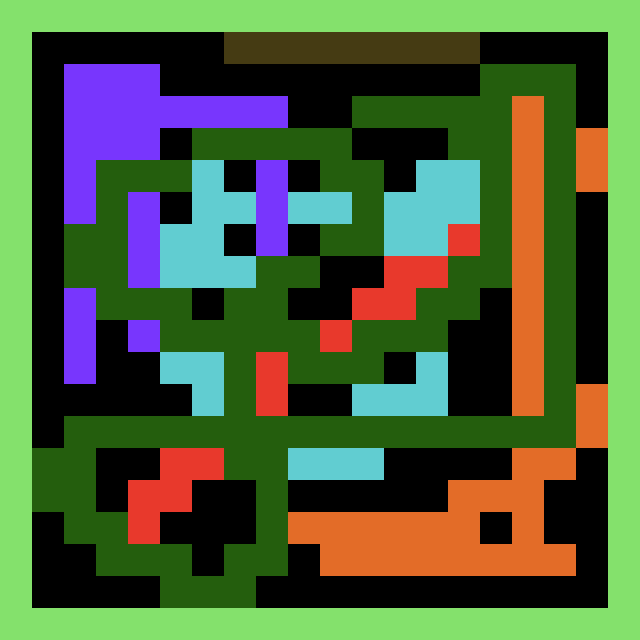

This game map was drawn from its Tiled (.tmx) file and the tilesets committed beside it. A one-line description and the full map source follow:
An orthogonal 20x20 tile map with 32x32 px tiles, 1 tile layer (图块层 1).

<map version="1.10" tiledversion="1.11.0" orientation="orthogonal" renderorder="right-down" width="20" height="20" tilewidth="32" tileheight="32" infinite="0" nextlayerid="2" nextobjectid="1">
 <tileset firstgid="1" name="512_32x32" tilewidth="32" tileheight="32" tilecount="256" columns="16">
  <image source="512_32x32.png" width="512" height="512" />
 </tileset>
 <layer id="1" name="图块层 1" width="20" height="20">
  <data encoding="csv">
2,2,2,2,2,2,2,2,2,2,2,2,2,2,2,2,2,2,2,2,
2,0,0,0,0,0,0,19,19,19,19,19,19,19,19,0,0,0,0,2,
2,0,24,24,24,0,0,0,0,0,0,0,0,0,0,9,9,9,0,2,
2,0,24,24,24,24,24,24,24,0,0,9,9,9,9,9,135,9,0,2,
2,0,24,24,24,0,9,9,9,9,9,0,0,0,9,9,135,9,135,2,
2,0,24,9,9,9,49,0,24,0,9,9,0,49,49,9,135,9,135,2,
2,0,24,9,24,0,49,49,24,49,49,9,49,49,49,9,135,9,0,2,
2,0,9,9,24,49,49,0,24,0,9,9,49,49,55,9,135,9,0,2,
2,0,9,9,24,49,49,49,9,9,0,0,55,55,9,9,135,9,0,2,
2,0,24,9,9,9,0,9,9,0,0,55,55,9,9,0,135,9,0,2,
2,0,24,0,24,9,9,9,9,9,55,9,9,9,0,0,135,9,0,2,
2,0,24,0,0,49,49,9,55,9,9,9,0,49,0,0,135,9,0,2,
2,0,0,0,0,0,49,9,55,0,0,49,49,49,0,0,135,9,135,2,
2,0,9,9,9,9,9,9,9,9,9,9,9,9,9,9,9,9,135,2,
2,9,9,0,0,55,55,9,9,49,49,49,0,0,0,0,135,135,0,2,
2,9,9,0,55,55,0,0,9,0,0,0,0,0,135,135,135,0,0,2,
2,0,9,9,55,0,0,0,9,135,135,135,135,135,135,0,135,0,0,2,
2,0,0,9,9,9,0,9,9,0,135,135,135,135,135,135,135,135,0,2,
2,0,0,0,0,9,9,9,0,0,0,0,0,0,0,0,0,0,0,2,
2,2,2,2,2,2,2,2,2,2,2,2,2,2,2,2,2,2,2,2
</data>
 </layer>
</map>